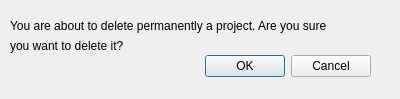
<?xml version="1.0" encoding="UTF-8"?>
<ui version="4.0">
 <class>deleteProjectConfirmation</class>
 <widget class="QDialog" name="deleteProjectConfirmation">
  <property name="geometry">
   <rect>
    <x>0</x>
    <y>0</y>
    <width>400</width>
    <height>99</height>
   </rect>
  </property>
  <property name="windowTitle">
   <string>Delete Project Confirmation</string>
  </property>
  <widget class="QDialogButtonBox" name="buttonBox">
   <property name="geometry">
    <rect>
     <x>30</x>
     <y>50</y>
     <width>341</width>
     <height>32</height>
    </rect>
   </property>
   <property name="orientation">
    <enum>Qt::Horizontal</enum>
   </property>
   <property name="standardButtons">
    <set>QDialogButtonBox::Cancel|QDialogButtonBox::Ok</set>
   </property>
  </widget>
  <widget class="QLabel" name="messageLabel">
   <property name="geometry">
    <rect>
     <x>10</x>
     <y>10</y>
     <width>371</width>
     <height>31</height>
    </rect>
   </property>
   <property name="text">
    <string>You are about to delete permanently a project. Are you sure</string>
   </property>
  </widget>
  <widget class="QLabel" name="messageLabel_2">
   <property name="geometry">
    <rect>
     <x>10</x>
     <y>30</y>
     <width>371</width>
     <height>31</height>
    </rect>
   </property>
   <property name="text">
    <string>you want to delete it?</string>
   </property>
  </widget>
 </widget>
 <resources/>
 <connections>
  <connection>
   <sender>buttonBox</sender>
   <signal>accepted()</signal>
   <receiver>deleteProjectConfirmation</receiver>
   <slot>accept()</slot>
   <hints>
    <hint type="sourcelabel">
     <x>248</x>
     <y>254</y>
    </hint>
    <hint type="destinationlabel">
     <x>157</x>
     <y>274</y>
    </hint>
   </hints>
  </connection>
  <connection>
   <sender>buttonBox</sender>
   <signal>rejected()</signal>
   <receiver>deleteProjectConfirmation</receiver>
   <slot>reject()</slot>
   <hints>
    <hint type="sourcelabel">
     <x>316</x>
     <y>260</y>
    </hint>
    <hint type="destinationlabel">
     <x>286</x>
     <y>274</y>
    </hint>
   </hints>
  </connection>
 </connections>
</ui>
